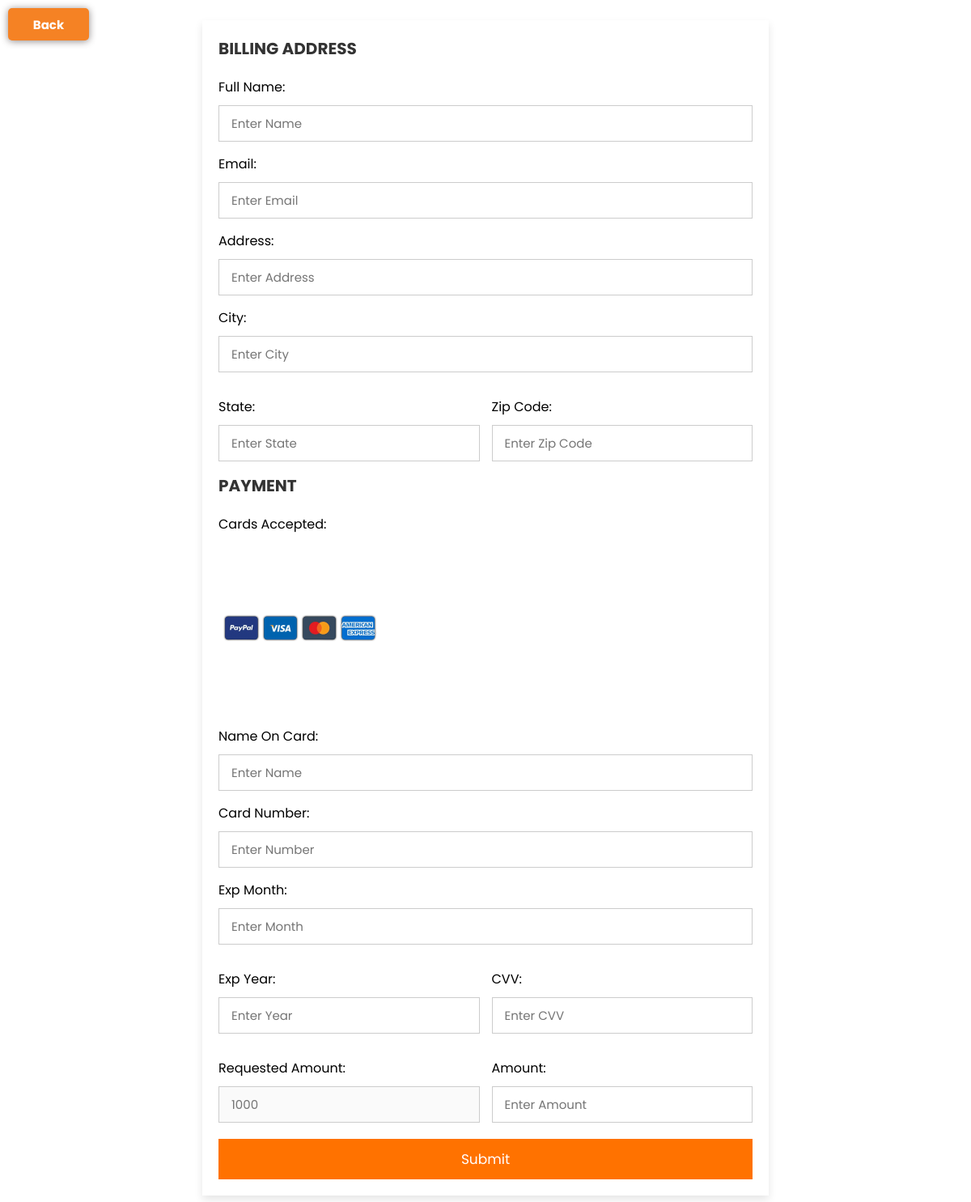
/payment.php?id=27 (signed in), run on an earlier commit of the app's database.
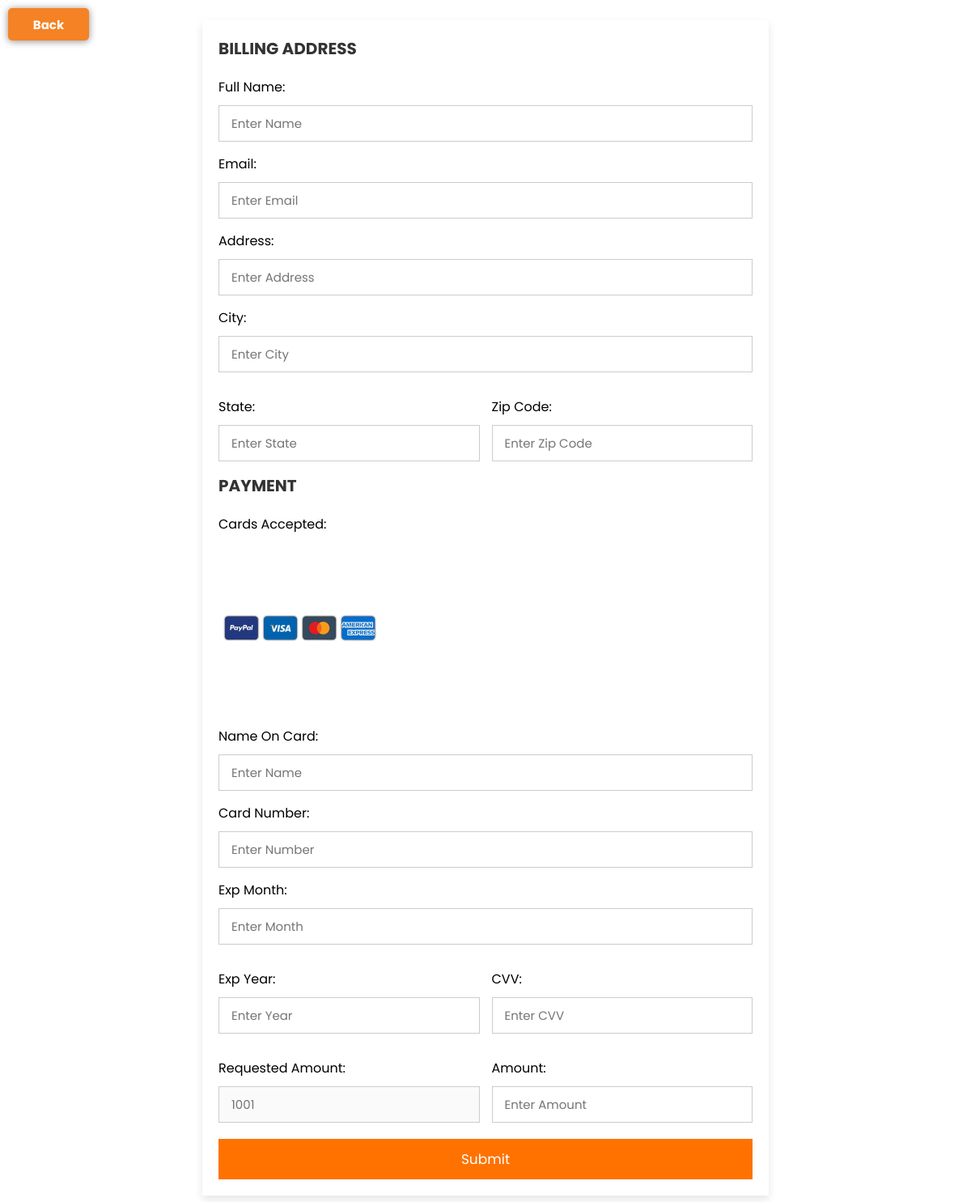
And on a later commit of the database.
### tables this page shows
CREATE TABLE `payment` (
  `id` int(11) NOT NULL,
  `user_id` int(11) NOT NULL,
  `task_id` int(11) NOT NULL,
  `name` varchar(20) NOT NULL,
  `email` varchar(50) NOT NULL,
  `address` varchar(50) NOT NULL,
  `city` varchar(20) NOT NULL,
  `state` varchar(20) NOT NULL,
  `zipcode` int(15) NOT NULL,
  `name_on_card` varchar(20) NOT NULL,
  `card_no` int(10) NOT NULL,
  `exp_month` int(11) NOT NULL,
  `exp_year` int(11) NOT NULL,
  `cvv` int(11) NOT NULL,
  `req_amt` int(11) NOT NULL,
  `amt_pay` int(11) NOT NULL
);

### payment.php (the view, shortened to what this page needs)
<!DOCTYPE html>
<html lang="en">
<head>
    <link rel="stylesheet" href="payment.css">
</head>
<body>
<div class="back-btn-con">
            <a href="client_dashboard.php"><button class="back-btn">Back</button></a>
        </div>
<div class="container">
    <form action="" method="post">
    <div class="row">
        <div class="col">
            <h3 class="title">Billing Address</h3>
            <div class="inputbox">
                <span>Full Name:</span>
                <input type="text" placeholder="Enter Name" name="full_name" required>
            </div>
            <div class="inputbox">
                <span>Email:</span>
                <input type="email" placeholder="Enter Email" name="email" required>
            </div>
            <div class="inputbox">
                <span>Address:</span>
                <input type="text" placeholder="Enter Address" name="address"required>
            </div>
            <div class="inputbox">
                <span>City:</span>
                <input type="text" placeholder="Enter City" name="city"required>
            </div>
            <div class="flex">
                <div class="inputbox">
                    <span>State:</span>
                    <input type="text" placeholder="Enter State" name="state" required>
                </div>
                <div class="inputbox">
                    <span>zip Code:</span>
                    <input type="text" placeholder="Enter Zip Code" name="zipcode" required>
                </div>
            </div>
        </div>
        <div class="col">
            <h3 class="title">Payment</h3>
            <div class="inputbox">
                <span>Cards Accepted:</span>
                <img style="height:200px; width: 200px;" src="images/payment-img.png" alt="">
            </div>
            <div class="inputbox">
                <span>Name on card:</span>
                <input type="text" placeholder="Enter Name  " name="name_on_card" required>
            </div>
            <div class="inputbox">
                <span>Card Number:</span>
                <input type="number" placeholder="Enter Number" name="card_number"required>
            </div>
            <div class="inputbox">
                <span>Exp Month:</span>
                <input type="number" placeholder="Enter Month" name="exp_month" required>
            </div>
            <div class="flex">
                <div class="inputbox">
                    <span>Exp Year:</span>
                    <input type="number" placeholder="Enter Year" name="exp_year" required>
                </div>
                <div class="inputbox">
                    <span>CVV:</span>
                    <input type="number" placeholder="Enter CVV"  name="cvv"required>
                </div>
            </div>
            <div class="flex">
                <div class="inputbox">
                <?php
                    include('connection.php');
                    $user_email = $_SESSION['USER_EMAIL'];
                    $query = "SELECT * FROM users WHERE email = ?";
                    $stmt = mysqli_prepare($conn, $query);
                    mysqli_stmt_bind_param($stmt, "s", $user_email);
                    mysqli_stmt_execute($stmt);
                    $result = mysqli_stmt_get_result($stmt);
                    if ($row = mysqli_fetch_assoc($result)) {
                        $user_id = $row['id'];
                        $query = "SELECT * FROM payment WHERE task_id = ? AND user_id = ?";
                        $stmt = mysqli_prepare($conn, $query);
                        $task_id = $_GET['id'];
                        mysqli_stmt_bind_param($stmt, "ii", $task_id, $user_id);
                        mysqli_stmt_execute($stmt);
                        $payment_result = mysqli_stmt_get_result($stmt);
                        while ($row = mysqli_fetch_assoc($payment_result)) {
                            $req_amt = $row['req_amt'];
                    ?>
                            <span>Requested Amount:</span>
                            <input type="number" placeholder="<?php echo $req_amt; ?>" disabled required>
                    <?php
                        }
                    } else {
                        echo "User not found";
                    }
                ?>
                </div>
                <div class="inputbox">
                    <span>Amount:</span>
                    <input type="number" placeholder="Enter Amount" name="amount" required>
                </div>
            </div>
        </div>
    </div>
    <input type="submit" name="Submit" class="submit-btn" >
    </form>
</div>
</body>
</html>

### payment.css (style rules this page uses)
* { font-family: 'poppins', sans-serif; margin: 0; padding: 0; box-sizing: border-box; outline: none; border: none; text-transform: capitalize; transition: all .2s linear; }
.container { display: flex; justify-content: center; align-items: center; padding: 25px; min-height: 100vh; background: linear-gradient(90deg, #2ecc71 60%, 327ae60 40.1%); padding-bottom: 70px; }
.container form { padding: 20px; width: 700px; background: #ffff; box-shadow: 0 5px 10px rgba(0, 0, 0, .1); }
.container form .row .col { flex: 1 1 250px; }
.container form .row .col .title { font-size: 20px; color: #333; padding-bottom: 5px; text-transform: uppercase; }
.container form .row .col .inputbox { margin: 15px 0; }
.container form .row .col .inputbox span { margin-bottom: 10px; display: block; }
.container form .row .col .inputbox input { width: 100%; border: 1px solid #ccc; padding: 10px 15px; font-size: 15px; text-transform: none; }
.container form .row .col .flex { display: flex; gap: 15px; }
.container form .row .col .flex .inputbox { margin-top: 15px; }
.container form .row .col .inputbox img { height: 34px; margin-top: 5px; filter: drop-shadow(0 0 1px #000); }
.container form .submit-btn { width: 100%; padding: 12px; font-size: 17px; background: #ff7200; color: #fff; margin-top: 5px; cursor: pointer; }
.back-btn-con { position: fixed; top: 10px; left: 10px; }
.back-btn { color: #fff; height: 40px; width: 100px; border-style: none; border-width: 0px; border-radius: 5px; background-color: #f58224; font-weight: bold; font-size: 15px; box-shadow: 0 1px 10px rgb(144, 138, 138); }

What changed in the data, as far as the page shows it:
changed payment: req_amt "1000" → "1001"
